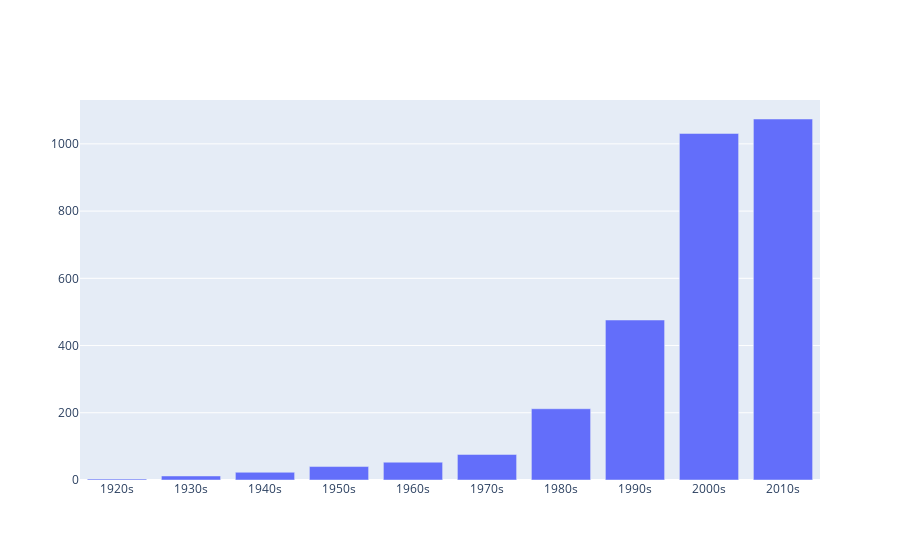

Source (notebook cell):
### Code cell
# !pip install plotly
from plotly.offline import init_notebook_mode, plot, iplot
import plotly.graph_objs as go
hist_decades = decade_dict

init_notebook_mode(connected=True)
iplot([{'type':'bar','x' : ['1920s','1930s','1940s','1950s','1960s','1970s','1980s','1990s','2000s','2010s'],'y': list(hist_decades.values())}])

### Figure 1 — Plotly figure (JSON) as saved in the notebook; plotly's stock layout.template omitted (floating-point values rounded to 4 significant figures)
{"data": [{"type": "bar", "x": ["1920s", "1930s", "1940s", "1950s", "1960s", "1970s", "1980s", "1990s", "2000s", "2010s"], "y": [3, 12, 23, 40, 53, 76, 212, 476, 1031, 1074]}], "layout": {}}
